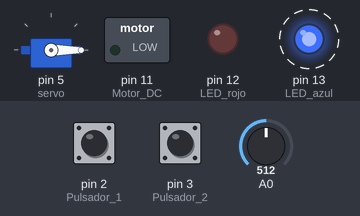
A sketch run on a simulated Arduino Uno, built with avr-gcc and run on an emulated ATmega328P. On the bench: servo, switched loads named in the sketch (green lamp = pin HIGH), output pins drawn as LEDs (lit = HIGH). Dashed ring = blinking. The test bench sets the inputs (shaded band); at power-on: A0 = 512, pin 2 (Pulsador_1) HIGH, pin 3 (Pulsador_2) HIGH. What the sketch prints to the serial monitor is not drawn.

Above: at 1.2 s.
1.3 s: A0 set to 583
4.3 s: A0 set to 609
At 5.3 s:
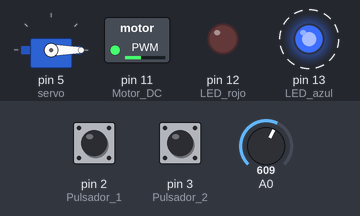
7.3 s: A0 set to 306
10.3 s: A0 set to 530
At 12.3 s:
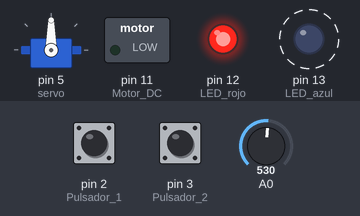
13.3 s: A0 set to 549
At 14.8 s:
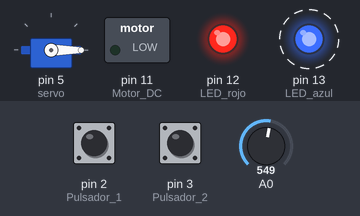
16.3 s: A0 set to 122
At 17.3 s:
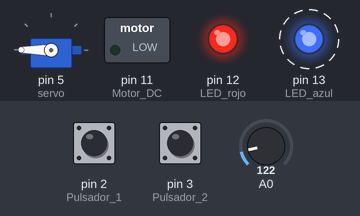
Timing chart, 0 to 20.3 s (numbered marks = the images above; inputs shaded):
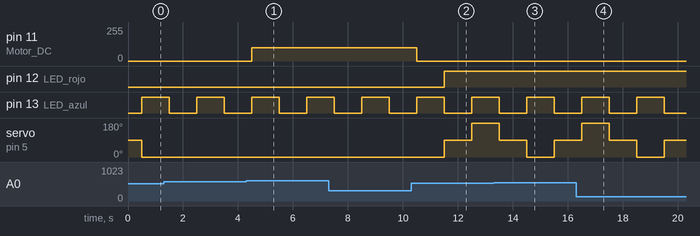

Measured:
- the behaviour switches between 593 and 594 on A0 (found by bisection; images 0 and 1)
- the behaviour switches between 548 and 549 on A0 (found by bisection; images 2 and 3)
- after the input at 16.3 s, pin 12 (LED_rojo): stays HIGH (without the input it goes to LOW after 3.2 s)
- by itself, pin 13 (LED_azul): alternates HIGH for 1.0 s and LOW for 1.0 s

The sketch:

plant_ctrl.ino
```cpp
// (licence header left out)
/**
 *
 * Práctica 2. Ejecutivo cíclico: control de una planta
 *
 * En el arranque del sistema, el programa debe realizar las siguientes
 * operaciones:
 *
 * - Configurar la puerta serie a 9600 baudios.
 * - Tomar una primera medida de temperatura y definir el rango inicial.
 * - Configurar las entradas y salidas digitales y analógicas de acuerdo con el
 *   enunciado de la práctica.
 *
 * El programa debe implementar las siguientes tareas periódicas:
 *
 * - Cada segundo debe de encender o apagar el LED_BUILTIN para indicar que el
 *   programa está funcionando correctamente.
 * - Cada 500 milisegundos debe tomar una muestra del sensor de temperatura. A
 *   continuación, debe calcular la media de las últimas 20 tomas de temperatura
 *   para obtener el valor de temperatura representativo.
 * - Cada segundo debe realizar el control del sistema de acuerdo con los
 *   siguientes requisitos:
 *   - Si el pulsador 1 ha sido pulsado al menos una vez durante el último
 *     segundo, decrementar los límites del rango en una unidad.
 *   - Si el pulsador 2 ha sido pulsado al menos una vez durante el último
 *     segundo, incrementar los límites del rango en una unidad.
 *   - Si la temperatura es menor que el límite inferior del rango, pasar a o
 *     permanecer en modo HEATING.
 *   - Si la temperatura es mayor que el límite superior del rango, pasar a o
 *     permanecer en modo COOLING.
 *   - Si la temperatura está dentro del rango, pasar a o permanecer en modo
 *     STANDBY.
 * - En modo HEATING:
 *   - El LED rojo debe de estar encendido permanentemente.
 *   - Cada segundo, girar 90 grados el "agitador" (servo motor) [0, 90, 180]
 * - En modo COOLING:
 *   - El motor de continua debe estar en funcionamiento permanentemente con un
 *     ciclo de trabajo del 10%.
 *
 * El sistema siempre arranca en modo STANDBY.
 *
 * Cada vez que se inicie un subperiodo del ejecutivo cíclico, el sistema
 * deberá mostrar el siguiente mensaje por la puerta serie:
 * - [XXXX]: Frame Y
 * donde XXXX son los milisegundos desde el arranque e Y es el número de marco
 * o subperiodo.
 *
 *
 * Para ello se proponen las siguientes funciones:
 *
 *
 * - void analogWrite(pin, value)
 *
 * Parámetros:
 *
 * - pin: identificador del pin digital que se va a escribir.
 * - value: el ciclo de trabajo, entre 0 (siempre apagado) y 255 (siempre
 *   encendido).
 *
 * Función que permite generar una función PWM a través de un PIN digital con
 * capacidad para ello.  Los pines digitales con posible salida PWM son los
 * pines 3, 5, 6, 9, 10, y 11.
 *
 *
 * - void servo.attach(pin)
 *
 * Parámetros:
 *
 * - pin: identificador del pin digital al que está conectado el servo. El pin
 *   ha de tener capacidad de generar un PWM.
 *
 * Función que asocia el objeto Servo definido globalmente con el pin al que el
 * corresponiente motor está conectado. Esta función ha de ser llamada durante
 * el proceso de inicilización.
 *
 *
 * - void servo.write(angle)
 *
 * Parámetros:
 *
 * - angle: el valor del ángulo que debe de tomar el servo. Acepta valores
 *   entre 0 y 180.
 *
 * Función que escribe un valor en el servo. Dicho valor será el ángulo en
 * grados que tiene que adoptar el servo.
 *
 *
 */

#include <Servo.h>

#define RED_LED 12
#define MOTOR 11

#define TOTAL_MEASURES 20

// Definimos un tipo enum para los modos de
// la maquina de estados
typedef enum mode {
  STANDBY = 0,
  HEATING = 1,
  COOLING = 2
} e_mode;

// Inicialmente, la maquina arranca en STANDBY
e_mode mode = STANDBY;

Servo servo;

// Variables globales
float measures[20];       // Array que almacena las 20 ultimas medidas
                          // con las que realizar la media
int cnt = 0;              // Contador que sirve como indice para el array
                          // de 20 muestras
int frame = 0;            // Numero de frame actual
int flag_up = 0;          // Flag auxiliar para interrupcion
int flag_down = 0;        // Glaf auxiliar para interrupcion
int low_range, high_range;// Rangos maximo y minimo de temperatura
int angle = 0;            // Angulo del servo
int estado = 0;           // Estado para ir moviendo 90 grados el servo
bool timer_flag = false;  // Flag que permite realizar unas tareas cada
                          // 500 ms y otras cada 1000 ms
bool led_flag = false;    // Flag auxiliar para hacer parpadear el LED BUILTIN

void setup() {
  // Configuramos los baudios del puerto serie
  Serial.begin(9600);

  // Configuramos los pines In/Out y las interrupciones
  pinMode(2, INPUT_PULLUP);     // Pulsador 1
  pinMode(3, INPUT_PULLUP);     // Pulsador 2
  pinMode(5, OUTPUT);           // Servo
  pinMode(11, OUTPUT);          // Motor DC
  pinMode(12, OUTPUT);          // LED rojo
  pinMode(13, OUTPUT);          // LED azul
  pinMode(LED_BUILTIN, OUTPUT); // LED BUILTIN
  attachInterrupt(digitalPinToInterrupt(3), pls_up, RISING);   // Interrupcion
  attachInterrupt(digitalPinToInterrupt(2), pls_down, RISING); // Interrupcion
  servo.attach(5);      // Configuracion servo

  // Realizamos inicialmente 20 medidas de temperatura para rellenar el array
  // con el que se calcula la media.
  // La lectura de voltaje que se realiza en la entrada analogica se convierte
  // a temperatura mediante las siguientes ecuaciones.
  for(int i=0; i<20; i++){
    float volt = analogRead(0)*5.0/1024.0-0.5;
    int temp = volt/0.01;
    measures[i] = temp;
    }
  // Se da un valor inicial a los rangos maximo y minimo a partir de la medida
  // realizada y un offset
  low_range = measures[19] - 5;
  high_range = measures[19] + 5;
}

void loop() {

  // 1. Cada 500 ms:
  // - 1.1 Mostrar tiempo ejecucion por puerto serie
  unsigned long Te = millis();

  // - 1.2. Leer sensor
  float volt = analogRead(0)*5.0/1024.0-0.5;
  int temp_i = volt/0.01;

  // - 1.3. Actualizar contador y guardar medida
  cnt = cnt%20;                // Esto permite que el contador nunca pase de 20
  measures[cnt] = temp_i;   // Almacena la nueva medida
  cnt += 1;                 // Actualiza el contador

  // - 1.4. Calcular media ultimas 20 medidas
  int sum = 0;
  for (int i=0; i<20; i++){
    sum += measures[i];
    }
  int avg_temp = sum/20;
  // Imprimir por puerto serie
  Serial.print(" , Mode = ");
  Serial.println(mode);
  // 2. Cada 1000ms:
  if (timer_flag == true){
    // - 2.1. Parpadeo LED BUILTIN
    // Si esta encendido lo apaga y viceversa. Lo comprueba mediante
    // el estado de la variable 'led_flag'
    if (led_flag == false){
      digitalWrite(LED_BUILTIN, HIGH);
      }
    else{
      digitalWrite(LED_BUILTIN, LOW);
      }
    led_flag = !led_flag;

    // - 2.2. Acciones modo
    if (mode == STANDBY){
      digitalWrite(12, LOW);  // Apagar LED rojo
      analogWrite(11, 0);     // Apagar motor DC
      servo.write(angle);     // Servo parado
      }
    else if (mode == HEATING){
      digitalWrite(12, HIGH);      // Encender LED rojo
      analogWrite(11, 0);         // Apagar motor DC
      if (estado == 0){            // Mover 90 grados el servo
          angle = 90;
          estado = 1;
        }
      else if (estado == 1){
          angle = 180;
          estado = 2;
        }
      else if(estado == 2){
          angle = 90;
          estado = 3;
        }
      else if (estado == 3){
          angle = 0;
          estado = 0;
        }
      servo.write(angle);
      }
    else if (mode == COOLING){
      digitalWrite(12, LOW);       // Apagar LED rojo
      analogWrite(11, 100);        // Encender motor DC al 10%
      servo.write(angle);          // Servo parado
      }

    // - 2.3. Ajustar rango
    // Haciendo uso de estas flags junto con las interrupciones, se logra
    // aumentar o disminuir el valor de los rangos cuando se pulsan los
    // pulsadores, filtrando de manera software los posibles rebotes.
    if (flag_up == 1){
      low_range += 1;
      high_range += 1;
      flag_up = 0;
      }

    if (flag_down == 1){
      low_range -= 1;
      high_range -= 1;
      flag_down = 0;
      }

    // - 2.4. Cambiar modo
    // Cambia de modo comprobando las condiciones de funcionamiento
    // definidas segun la temperatura y los rangos.
    if (avg_temp < low_range){
      mode = HEATING;
      }
    else if (avg_temp > high_range){
      mode = COOLING;
      }
    else{
      mode = STANDBY;
      }
  }


  // Imprimir toda la informacion
  Serial.print(millis());
  Serial.print(": Frame ");
  Serial.print(frame);
  Serial.print(" , LR = ");
  Serial.print(low_range);
  Serial.print(" , HR = ");
  Serial.print(high_range);
  Serial.print(" , Temp = ");
  Serial.print(avg_temp);
  Serial.print(" , Angle = ");
  Serial.print(angle);

  // Actualizar flag de los 500ms y frame
  timer_flag = !timer_flag;
  frame = frame + 1;

  // Realiza un delay de 500 ms menos el tiempo que ha tardado en
  // ejecutar todas las acciones anteriores, con ayuda de la variable
  // auxiliar Te que se almacena al principio del bucle.
  delay(Te + 500 - millis());
}

// Cada interrupcion activa el flag correspondiente
void pls_up(){
  flag_up = 1;
  }

void pls_down(){
  flag_down = 1;
  }
```
